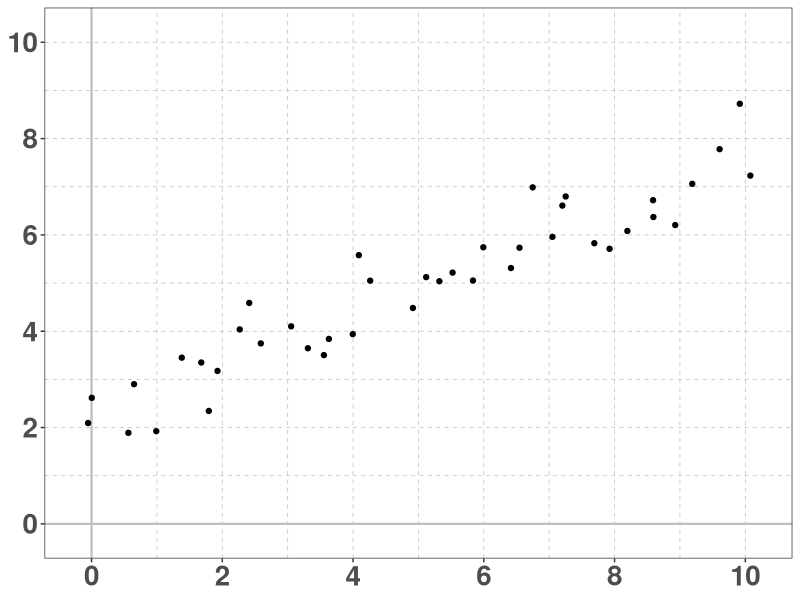
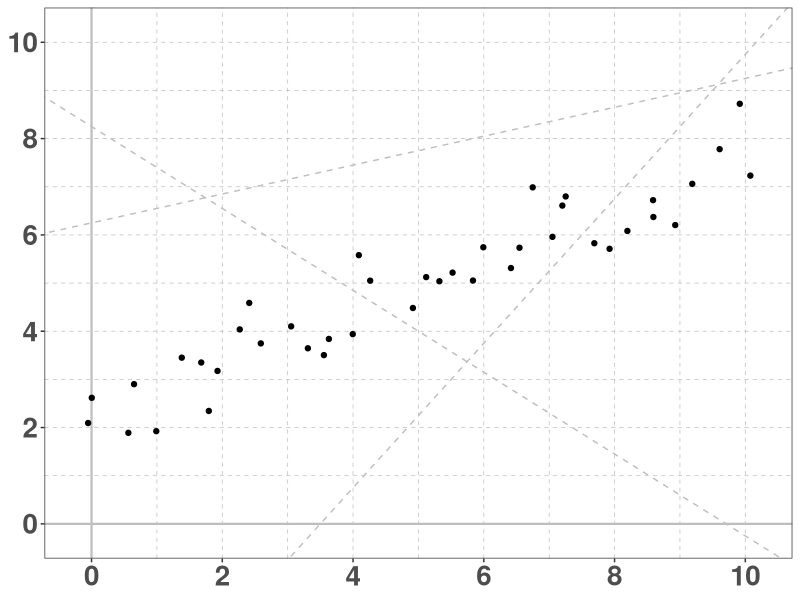
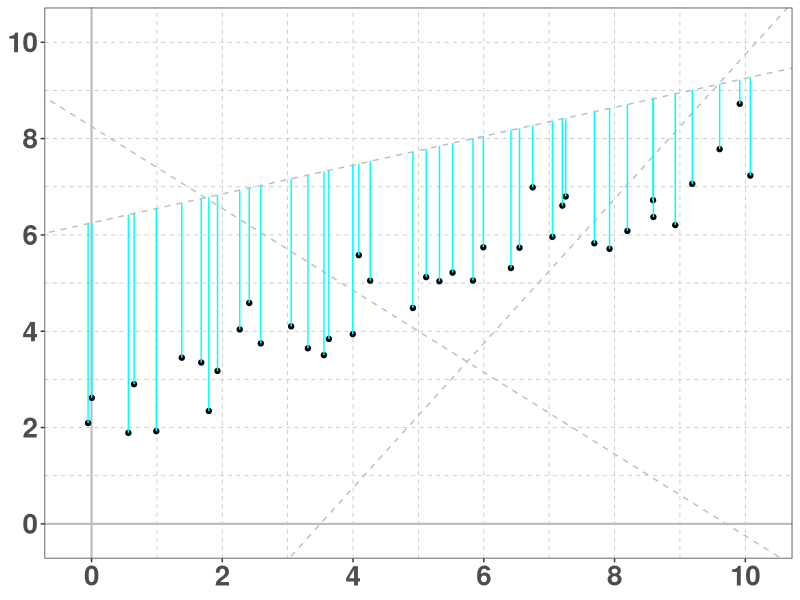
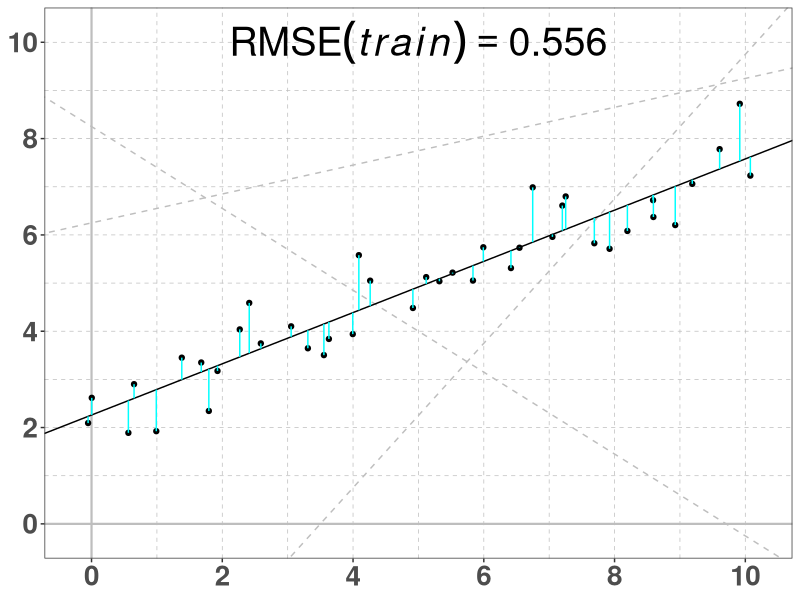
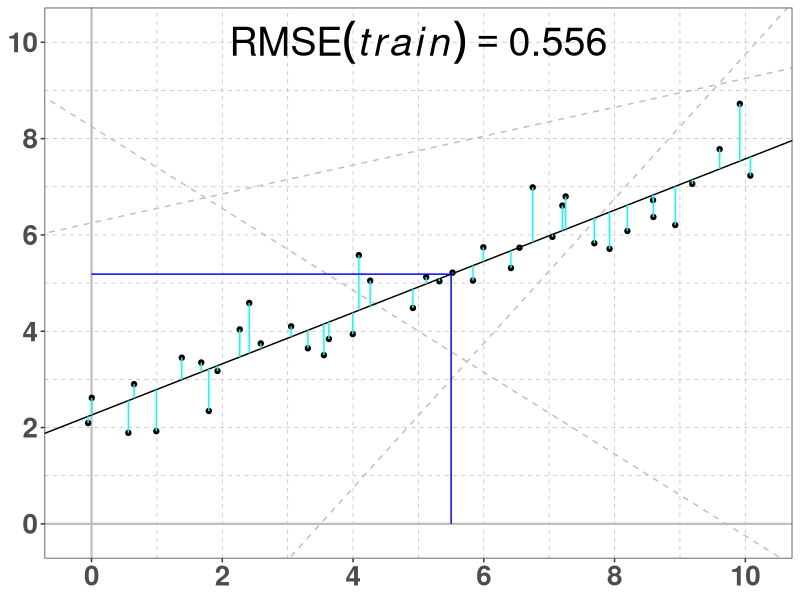
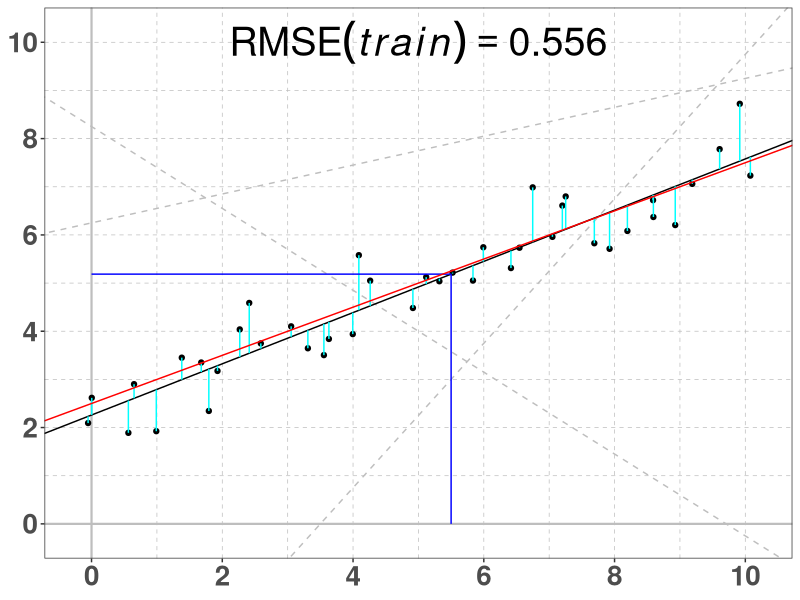
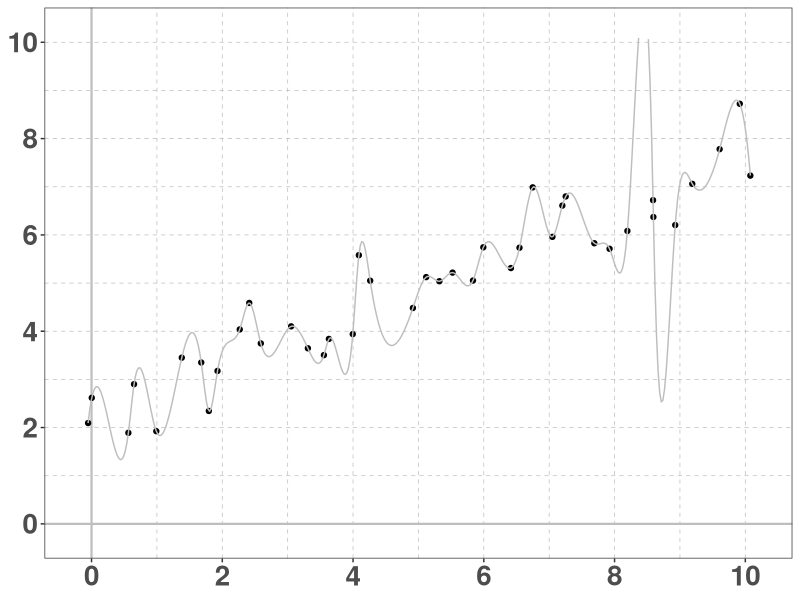
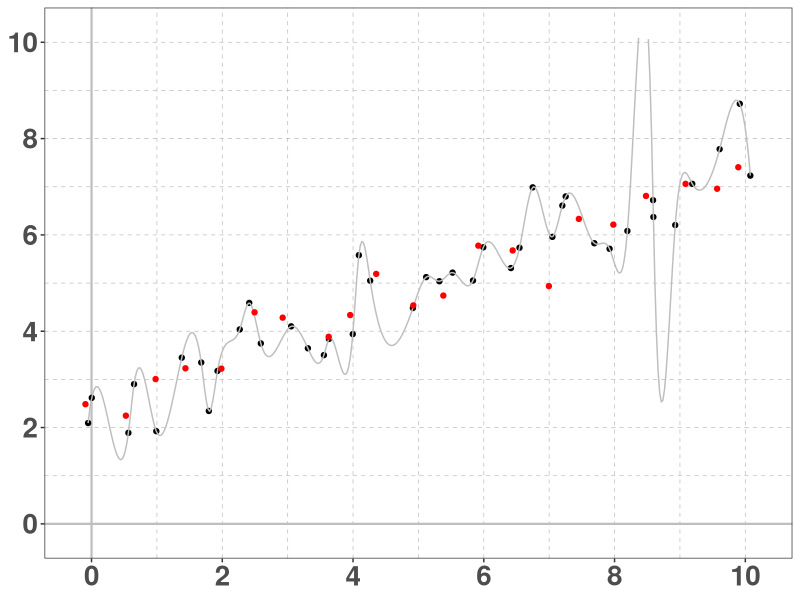

Write the R code that produced these figures, in order. (Note: this script raises an error after producing the figures.)

myRLib <- "/Users/woodenbeauty/Work/gittmp/paradisepilot/statistics/projects/miniCRAN/run_installpackages/output.BACKUP.2017-08-05.01/library/3.4.1/library"
.libPaths(c(myRLib,.libPaths()));

library(ggplot2);
library(glmnet);
set.seed(7654321);
#set.seed(1234567);
#set.seed(12345);

### ~~~~~~~~~~ ###
b0 <- 2.5; b1 <- 0.5;
x <- seq(0,10,0.25);
x <- x + rnorm(length(x),0,0.1);
y <- b0 + b1 * x + rnorm(length(x),0,0.5);

DF.data <- data.frame(
    x     = x,
    y     = y,
    split = sample(x=c('training','validation'),prob=c(0.6,0.4),size=length(x),replace=TRUE)
    );

DF.train <- DF.data[DF.data[,"split"]=="training",];
DF.valid <- DF.data[DF.data[,"split"]=="validation",];

palette.Train.Validation <- c("black","red");
names(palette.Train.Validation) <- c("training","validation");

### ~~~~~~~~~~ ###
textsize.title = 40;
textsize.axis  = 20;

### ~~~~~~~~~~ ###
my.ggplot <- ggplot(data = NULL) + theme_bw();
my.ggplot <- my.ggplot + theme(
    title            = element_text(size = textsize.title, face = "bold"),
    axis.title.x     = element_blank(),
    axis.title.y     = element_blank(),
    axis.text.x      = element_text(size = textsize.axis,  face = "bold"),
    axis.text.y      = element_text(size = textsize.axis,  face = "bold"),
    panel.grid.major = element_line(colour="gray", linetype=2, size=0.25),
    panel.grid.minor = element_line(colour="gray", linetype=2, size=0.25)
    );

my.ggplot <- my.ggplot + geom_hline(yintercept = 0,colour="gray",size=0.75);
my.ggplot <- my.ggplot + geom_vline(xintercept = 0,colour="gray",size=0.75);
my.ggplot <- my.ggplot + scale_x_continuous(limits=c(-0.2,10.2),breaks=seq(0,10,2));
my.ggplot <- my.ggplot + scale_y_continuous(limits=c(-0.2,10.2),breaks=seq(0,10,2));

my.ggplot <- my.ggplot + geom_point(
    data    = DF.data,
    mapping = aes(x = x,y = y)
    );

ggsave(
    file   = 'xy.png',
    plot   = my.ggplot,
    dpi    = 300,
    height = 6,
    width  = 6,
    units  = 'in'
    );

### ~~~~~~~~~~ ###
my.ggplot <- my.ggplot + geom_abline(
    intercept  =  8.25,
    slope      = -0.85,
    colour     = "gray",
    linetype   = 2,
    size       = 0.5
    );

my.ggplot <- my.ggplot + geom_abline(
    intercept  = -5.25,
    slope      =  1.5,
    colour     = "gray",
    linetype   = 2,
    size       = 0.5
    );

my.ggplot <- my.ggplot + geom_abline(
    intercept  = 6.25,
    slope      = 0.30,
    colour     = "gray",
    linetype   = 2,
    size       = 0.5
    );

ggsave(
    file   = 'xy-randomLines.png',
    plot   = my.ggplot,
    dpi    = 300,
    height = 6,
    width  = 6,
    units  = 'in'
    );

### ~~~~~~~~~~ ###
DF.verticalSegments <- data.frame(
    x0 = x,
    y0 = 6.25 + 0.30 * x,
    x1 = x,
    y1 = y
    );

my.ggplot <- my.ggplot + geom_segment(
    mapping    = aes(x=x0,y=y0,xend=x1,yend=y1),
    data       = DF.verticalSegments,
    colour     = "cyan",
    linetype   = 1,
    size       = 0.5
    );

ggsave(
    file   = 'xy-verticalDifferences.png',
    plot   = my.ggplot,
    dpi    = 300,
    height = 6,
    width  = 6,
    units  = 'in'
    );

### ~~~~~~~~~~ ###
my.ggplot <- ggplot(data = NULL) + theme_bw();
my.ggplot <- my.ggplot + theme(
    title            = element_text(size = textsize.title, face = "bold"),
    axis.title.x     = element_blank(),
    axis.title.y     = element_blank(),
    axis.text.x      = element_text(size = textsize.axis,  face = "bold"),
    axis.text.y      = element_text(size = textsize.axis,  face = "bold"),
    panel.grid.major = element_line(colour="gray", linetype=2, size=0.25),
    panel.grid.minor = element_line(colour="gray", linetype=2, size=0.25)
    );

my.ggplot <- my.ggplot + geom_hline(yintercept = 0,colour="gray",size=0.75);
my.ggplot <- my.ggplot + geom_vline(xintercept = 0,colour="gray",size=0.75);
my.ggplot <- my.ggplot + scale_x_continuous(limits=c(-0.2,10.2),breaks=seq(0,10,2));
my.ggplot <- my.ggplot + scale_y_continuous(limits=c(-0.2,10.2),breaks=seq(0,10,2));

my.ggplot <- my.ggplot + geom_point(
    data    = DF.data,
    mapping = aes(x = x,y = y)
    );

my.ggplot <- my.ggplot + geom_abline(
    intercept  =  8.25,
    slope      = -0.85,
    colour     = "gray",
    linetype   = 2,
    size       = 0.5
    );

my.ggplot <- my.ggplot + geom_abline(
    intercept  = -5.25,
    slope      =  1.5,
    colour     = "gray",
    linetype   = 2,
    size       = 0.5
    );

my.ggplot <- my.ggplot + geom_abline(
    intercept  = 6.25,
    slope      = 0.30,
    colour     = "gray",
    linetype   = 2,
    size       = 0.5
    );

results.lm <- lm(formula = y ~ x, data = DF.data);
betaHat <- coefficients(results.lm);

my.ggplot <- my.ggplot + geom_abline(
    intercept  = betaHat["(Intercept)"],
    slope      = betaHat["x"],
    colour     = "black",
    linetype   = 1,
    size       = 0.5
    );

DF.verticalSegments <- data.frame(
    x0 = x,
    y0 = betaHat["(Intercept)"] + betaHat["x"] * x,
    x1 = x,
    y1 = y
    );

my.ggplot <- my.ggplot + geom_segment(
    mapping    = aes(x=x0,y=y0,xend=x1,yend=y1),
    data       = DF.verticalSegments,
    colour     = "cyan",
    linetype   = 1,
    size       = 0.5
    );

myRMSE           <- sqrt(mean((DF.verticalSegments[["y1"]] - DF.verticalSegments[["y0"]])^2));
myRMSE.formatted <- format(myRMSE,digits=3,nsmall=3);
myRMSE.label     <- paste0("RMSE(italic(train)) == ",myRMSE.formatted);
my.ggplot <- my.ggplot + annotate(
    geom  = "text",
    x     =  5.0,
    y     = 10.0,
    label = myRMSE.label,
    parse = TRUE,
    size  = 10
    );

ggsave(
    file   = 'xy-leastSquares.png',
    plot   = my.ggplot,
    dpi    = 300,
    height = 6,
    width  = 6,
    units  = 'in'
    );

### ~~~~~~~~~~ ###
DF.verticalSegments <- data.frame(
    x0 = c(5.5,5.5),
    y0 = (betaHat["(Intercept)"] + betaHat["x"] * 5.5) * c(1,1),
    x1 = c(5.5,0),
    y1 = (betaHat["(Intercept)"] + betaHat["x"] * 5.5) * c(0,1)
    );

my.ggplot <- my.ggplot + geom_segment(
    mapping    = aes(x=x0,y=y0,xend=x1,yend=y1),
    data       = DF.verticalSegments,
    colour     = "blue",
    linetype   = 1,
    size       = 0.5
    );

ggsave(
    file   = 'xy-prediction.png',
    plot   = my.ggplot,
    dpi    = 300,
    height = 6,
    width  = 6,
    units  = 'in'
    );

### ~~~~~~~~~~ ###
my.ggplot <- my.ggplot + geom_abline(
    intercept  = b0,
    slope      = b1,
    colour     = "red",
    linetype   = 1,
    size       = 0.5
    );

ggsave(
    file   = 'xy-trueValues.png',
    plot   = my.ggplot,
    dpi    = 300,
    height = 6,
    width  = 6,
    units  = 'in'
    );

### ~~~~~~~~~~ ###
my.ggplot <- ggplot(data = NULL) + theme_bw();
my.ggplot <- my.ggplot + theme(
    title            = element_text(size = textsize.title, face = "bold"),
    axis.title.x     = element_blank(),
    axis.title.y     = element_blank(),
    axis.text.x      = element_text(size = textsize.axis,  face = "bold"),
    axis.text.y      = element_text(size = textsize.axis,  face = "bold"),
    panel.grid.major = element_line(colour="gray", linetype=2, size=0.25),
    panel.grid.minor = element_line(colour="gray", linetype=2, size=0.25)
    );

my.ggplot <- my.ggplot + geom_hline(yintercept = 0,colour="gray",size=0.75);
my.ggplot <- my.ggplot + geom_vline(xintercept = 0,colour="gray",size=0.75);
my.ggplot <- my.ggplot + scale_x_continuous(limits=c(-0.2,10.2),breaks=seq(0,10,2));
my.ggplot <- my.ggplot + scale_y_continuous(limits=c(-0.2,10.2),breaks=seq(0,10,2));

my.ggplot <- my.ggplot + geom_point(
    data    = DF.data,
    mapping = aes(x = x,y = y)
    );

my.ggplot <- my.ggplot + geom_line(
    data     = data.frame(spline(DF.data,n=nrow(DF.data)*10)),
    mapping  = aes(x = x,y = y),
    #se       = FALSE,
    colour   = "gray",
    linetype = 1,
    size     = 0.5
    );

ggsave(
    file   = 'xy-overfitting.png',
    plot   = my.ggplot,
    dpi    = 300,
    height = 6,
    width  = 6,
    units  = 'in'
    );

### ~~~~~~~~~~ ###
newX <- seq(0,10,0.5);
newX <- newX + rnorm(length(newX),0,0.1);
newY <- b0 + b1 * newX + rnorm(length(newX),0,0.5);

DF.newdata <- data.frame(x = newX,y = newY);
my.ggplot <- my.ggplot + geom_point(
    data    = DF.newdata,
    mapping = aes(x = x,y = y),
    colour  = "red"
    );

ggsave(
    file   = 'xy-newdata.png',
    plot   = my.ggplot,
    dpi    = 300,
    height = 6,
    width  = 6,
    units  = 'in'
    );

### ~~~~~~~~~~ ###
yHat <- spline(DF.data,xout=newX);
DF.verticalSegments <- data.frame(
    x0 = newX,
    y0 = yHat[["y"]],
    x1 = newX,
    y1 = newY
    );

myRMSE <- sqrt(mean((newY - yHat[["y"]])^2));
my.ggplot <- my.ggplot + geom_segment(
    mapping    = aes(x=x0,y=y0,xend=x1,yend=y1),
    data       = DF.verticalSegments,
    colour     = "cyan",
    linetype   = 1,
    size       = 0.5
    );

myRMSE           <- sqrt(mean((newY - yHat[["y"]])^2));
myRMSE.formatted <- format(myRMSE,digits=3,nsmall=3);
myRMSE.label     <- paste0("RMSE(italic(new)) == ",myRMSE.formatted);
my.ggplot <- my.ggplot + annotate(
    geom  = "text",
    x     = 5.0,
    y     = 0.6,
    label = myRMSE.label,
    parse = TRUE,
    size  = 10
    );

ggsave(
    file   = 'xy-newdata-with-errors.png',
    plot   = my.ggplot,
    dpi    = 300,
    height = 6,
    width  = 6,
    units  = 'in'
    );

### ~~~~~~~~~~ ###
my.ggplot <- ggplot(data = NULL) + theme_bw();
my.ggplot <- my.ggplot + theme(
    title             = element_text(size = textsize.title, face = "bold"),
    axis.title.x      = element_blank(),
    axis.title.y      = element_blank(),
    axis.text.x       = element_text(size = textsize.axis,  face = "bold"),
    axis.text.y       = element_text(size = textsize.axis,  face = "bold"),
    panel.grid.major  = element_line(colour="gray", linetype=2, size=0.25),
    panel.grid.minor  = element_line(colour="gray", linetype=2, size=0.25),
    legend.position   = c(0.5,0.12),
    legend.title      = element_blank(),
    legend.direction  = "horizontal",
    legend.key.size   = unit(1,"cm"),
    legend.key        = element_rect(fill=alpha('white',0)),
    legend.text       = element_text(size=30,face = "bold"),
    legend.background = element_rect(fill=alpha('white',0))
    );

my.ggplot <- my.ggplot + geom_hline(yintercept = 0,colour="gray",size=0.75);
my.ggplot <- my.ggplot + geom_vline(xintercept = 0,colour="gray",size=0.75);
my.ggplot <- my.ggplot + scale_x_continuous(limits=c(-0.2,10.2),breaks=seq(0,10,2));
my.ggplot <- my.ggplot + scale_y_continuous(limits=c(-0.2,10.2),breaks=seq(0,10,2));

my.ggplot <- my.ggplot + geom_point(
    data    = DF.data,
    mapping = aes(x = x, y = y, color = split),
    size    = 2
    );
my.ggplot <- my.ggplot + scale_colour_manual(values = palette.Train.Validation);

ggsave(
    file   = 'xy-split-training-validation.png',
    plot   = my.ggplot,
    dpi    = 300,
    height = 6,
    width  = 6,
    units  = 'in'
    );

### ~~~~~~~~~~ ###
results.lm <- lm(formula = y ~ x, data = DF.data[DF.data[,"split"]=="training",]);
betaHat <- coefficients(results.lm);

my.ggplot <- my.ggplot + geom_abline(
    intercept  = betaHat["(Intercept)"],
    slope      = betaHat["x"],
    colour     = "black",
    linetype   = 1,
    size       = 0.5
    );

train.X    <- DF.data[DF.data[,"split"]=="training","x"];
train.Y    <- DF.data[DF.data[,"split"]=="training","y"];
train.YHat <- betaHat["(Intercept)"] + betaHat["x"] * train.X;
RMSE.train           <- sqrt(mean((train.Y - train.YHat)^2));
RMSE.train.formatted <- format(RMSE.train,digits=3,nsmall=3);
RMSE.train.label     <- paste0("RMSE(italic(train)) == ",RMSE.train.formatted);
my.ggplot <- my.ggplot + annotate(
    geom  = "text",
    x     = 0.2,
    y     = 10.0,
    label = RMSE.train.label,
    parse = TRUE,
    size  = 8,
    hjust = 0
    );

valid.X    <- DF.data[DF.data[,"split"]=="validation","x"];
valid.Y    <- DF.data[DF.data[,"split"]=="validation","y"];
valid.YHat <- betaHat["(Intercept)"] + betaHat["x"] * valid.X;
RMSE.valid           <- sqrt(mean((valid.Y - valid.YHat)^2));
RMSE.valid.formatted <- format(RMSE.valid,digits=3,nsmall=3);
RMSE.valid.label     <- paste0("RMSE(italic(valid)) == ",RMSE.valid.formatted);
my.ggplot <- my.ggplot + annotate(
    geom  = "text",
    x     = 0.2,
    y     = 9.0,
    label = RMSE.valid.label,
    parse = TRUE,
    size  = 8,
    hjust = 0
    );

ggsave(
    file   = 'xy-fit-training.png',
    plot   = my.ggplot,
    dpi    = 300,
    height = 6,
    width  = 6,
    units  = 'in'
    );

### ~~~~~~~~~~ ###
my.ggplot <- ggplot(data = NULL) + theme_bw();
my.ggplot <- my.ggplot + theme(
    title             = element_text(size = textsize.title, face = "bold"),
    axis.title.x      = element_blank(),
    axis.title.y      = element_blank(),
    axis.text.x       = element_text(size = textsize.axis,  face = "bold"),
    axis.text.y       = element_text(size = textsize.axis,  face = "bold"),
    panel.grid.major  = element_line(colour="gray", linetype=2, size=0.25),
    panel.grid.minor  = element_line(colour="gray", linetype=2, size=0.25),
    legend.position   = c(0.5,0.12),
    legend.title      = element_blank(),
    legend.direction  = "horizontal",
    legend.key.size   = unit(1,"cm"),
    legend.key        = element_rect(fill=alpha('white',0)),
    legend.text       = element_text(size=30,face = "bold"),
    legend.background = element_rect(fill=alpha('white',0))
    );

my.ggplot <- my.ggplot + geom_hline(yintercept = 0,colour="gray",size=0.75);
my.ggplot <- my.ggplot + geom_vline(xintercept = 0,colour="gray",size=0.75);
my.ggplot <- my.ggplot + scale_x_continuous(limits=c(-0.2,10.2),breaks=seq(0,10,2));
my.ggplot <- my.ggplot + scale_y_continuous(limits=c(-0.2,10.2),breaks=seq(0,10,2));

my.ggplot <- my.ggplot + geom_point(
    data    = DF.data,
    mapping = aes(x = x, y = y, color = split),
    size    = 2
    );
my.ggplot <- my.ggplot + scale_colour_manual(values = palette.Train.Validation);

my.ggplot <- my.ggplot + geom_line(
    data     = data.frame(spline(DF.train,n=nrow(DF.train)*10)),
    mapping  = aes(x = x,y = y),
    #se       = FALSE,
    colour   = "black",
    linetype = 1,
    size     = 0.5
    );

yHat <- spline(DF.train,xout=DF.valid[,"x"]);
DF.verticalSegments <- data.frame(
    x0 = DF.valid[,"x"],
    y0 = yHat[["y"]],
    x1 = DF.valid[,"x"],
    y1 = DF.valid[,"y"]
    );

my.ggplot <- my.ggplot + geom_segment(
    mapping    = aes(x=x0,y=y0,xend=x1,yend=y1),
    data       = DF.verticalSegments,
    colour     = "cyan",
    linetype   = 1,
    size       = 0.5
    );

my.ggplot <- my.ggplot + annotate(
    geom  = "text",
    x     =  0.2,
    y     = 10.0,
    label = paste0("RMSE(italic(train)) == 0"),
    parse = TRUE,
    size  = 8,
    hjust = 0
    );

myRMSE <- sqrt(mean((DF.valid[,"y"] - yHat[["y"]])^2));
myRMSE.formatted <- format(myRMSE,digits=3,nsmall=3);
myRMSE.label     <- paste0("RMSE(italic(valid)) == ",myRMSE.formatted);
my.ggplot <- my.ggplot + annotate(
    geom  = "text",
    x     = 0.2,
    y     = 9.0,
    label = myRMSE.label,
    parse = TRUE,
    size  = 8,
    hjust = 0
    );

ggsave(
    file   = 'xy-poly-training.png',
    plot   = my.ggplot,
    dpi    = 300,
    height = 6,
    width  = 6,
    units  = 'in'
    );

### ~~~~~~~~~~ ###
myScaler <- function(x) {

    return(
        scale(as.matrix(data.frame(
            x1  = x,
            x2  = x^2,
            x3  = x^3,
            x4  = x^4,
            x5  = x^5,
            x6  = x^6,
            x7  = x^7,
            x8  = x^8,
            x9  = x^9,
            x10 = x^10,
            x11 = x^11,
            x12 = x^12,
            x13 = x^13,
            x14 = x^14,
            x15 = x^15,
            x16 = x^16,
            x17 = x^17,
            x18 = x^18,
            x19 = x^19,
            x20 = x^20,
            x21 = x^21,
            x22 = x^22,
            x23 = x^23,
            x24 = x^24,
            x25 = x^25
        )))
        );
    }

myPlot.LASSO <- function(DF.train, DF.valid, lambda, FILE.output) {

    my.ggplot <- ggplot(data = NULL) + theme_bw();
    my.ggplot <- my.ggplot + theme(
        title             = element_text(size = textsize.title, face = "bold"),
        axis.title.x      = element_blank(),
        axis.title.y      = element_blank(),
        axis.text.x       = element_text(size = textsize.axis,  face = "bold"),
        axis.text.y       = element_text(size = textsize.axis,  face = "bold"),
        panel.grid.major  = element_line(colour="gray", linetype=2, size=0.25),
        panel.grid.minor  = element_line(colour="gray", linetype=2, size=0.25),
        legend.position   = c(0.5,0.12),
        legend.title      = element_blank(),
        legend.direction  = "horizontal",
        legend.key.size   = unit(1,"cm"),
        legend.key        = element_rect(fill=alpha('white',0)),
        legend.text       = element_text(size=30,face = "bold"),
        legend.background = element_rect(fill=alpha('white',0))
        );
    
    my.ggplot <- my.ggplot + geom_hline(yintercept = 0,colour="gray",size=0.75);
    my.ggplot <- my.ggplot + geom_vline(xintercept = 0,colour="gray",size=0.75);
    my.ggplot <- my.ggplot + scale_x_continuous(limits=c(-0.2,10.2),breaks=seq(0,10,2));
    my.ggplot <- my.ggplot + scale_y_continuous(limits=c(-0.2,10.2),breaks=seq(0,10,2));
    
    my.ggplot <- my.ggplot + geom_point(
        data    = DF.data,
        mapping = aes(x = x, y = y, color = split),
        size    = 2
        );
    my.ggplot <- my.ggplot + scale_colour_manual(values = palette.Train.Validation);
    
    Xmatrix <- myScaler(x=DF.train[,"x"]);
    fit.glmnet <- glmnet(
        x           = Xmatrix,
        y           = DF.train[,"y"],
        intercept   = TRUE,
        family      = "gaussian",
        standardize = FALSE,
        alpha       = 0, # Ridge Regression
        # alpha     = 1, # LASSO
        lambda      = lambda
        );
    coef.glmnet = coef(
        object = fit.glmnet,
        exact  = TRUE,
        x      = Xmatrix,
        y      = DF.train[,"y"]
        );
    print("coef.glmnet");
    print( coef.glmnet );
    
    DF.train <- cbind(
        DF.train[,setdiff(colnames(DF.train),"prediction")],
        prediction = predict(
            object = fit.glmnet,
            newx   = Xmatrix,
            type   = "response",
            s      = lambda
            )
        );
    colnames(DF.train) <- gsub(
        x           = colnames(DF.train),
        pattern     = "1",
        replacement = "prediction"
        );
    print("DF.train (LASSO):");
    print( DF.train );
    
    DF.spline <- data.frame(spline(DF.train[,c("x","prediction")],n=nrow(DF.train)*10));
    print("str(DF.spline)");
    print( str(DF.spline) );
    
    my.ggplot <- my.ggplot + geom_line(
        data     = DF.spline,
        mapping  = aes(x = x, y = y),
        colour   = "black",
        linetype = 1,
        size     = 0.5
        );
    
    yHat <- spline(DF.train[,c("x","prediction")],xout=DF.valid[,"x"]);
    DF.verticalSegments <- data.frame(
        x0 = DF.valid[,"x"],
        y0 = yHat[["y"]],
        x1 = DF.valid[,"x"],
        y1 = DF.valid[,"y"]
        );
    
    my.ggplot <- my.ggplot + geom_segment(
        mapping    = aes(x=x0,y=y0,xend=x1,yend=y1),
        data       = DF.verticalSegments,
        colour     = "cyan",
        linetype   = 1,
        size       = 0.5
        );
    
    RMSE.train <- sqrt(mean((DF.train[,"y"] - DF.train[,"prediction"])^2));
    RMSE.valid <- sqrt(mean((DF.valid[,"y"] - yHat[["y"]])^2));
    
    RMSE.train.formatted <- format(RMSE.train,digits=3,nsmall=3);
    RMSE.valid.formatted <- format(RMSE.valid,digits=3,nsmall=3);
    RMSE.train.label <- paste0("RMSE(italic(train)) == ",RMSE.train.formatted);
    RMSE.valid.label <- paste0("RMSE(italic(valid)) == ",RMSE.valid.formatted);
    
    my.ggplot <- my.ggplot + annotate(
        geom  = "text",
        x     = 0.5,
        y     = 9.0,
        label = RMSE.train.label,
        parse = TRUE,
        size  = 8,
        hjust = 0
        );
    
    my.ggplot <- my.ggplot + annotate(
        geom  = "text",
        x     = 0.5,
        y     = 8.0,
        label = RMSE.valid.label,
        parse = TRUE,
        size  = 8,
        hjust = 0
        );
    
    my.ggplot <- my.ggplot + annotate(
        geom  = "text",
        x     = 0.5,
        y     = 10,
        label = paste0("lambda == ",lambda),
        parse = TRUE,
        size  = 8,
        hjust = 0
        );
    
    ggsave(
        file   = FILE.output,
        plot   = my.ggplot,
        dpi    = 300,
        height = 6,
        width  = 6,
        units  = 'in'
        );
    
    }

### ~~~~~~~~~~ ###
myPlot.LASSO(
    DF.train    = DF.train,
    DF.valid    = DF.valid,
    lambda      = 0,
    FILE.output = 'xy-LASSO-fit-lambda-0.png'
    );

myPlot.LASSO(
    DF.train    = DF.train,
    DF.valid    = DF.valid,
    lambda      = 0.00001,
    FILE.output = 'xy-LASSO-fit-lambda-0pt00001.png'
    );

myPlot.LASSO(
    DF.train    = DF.train,
    DF.valid    = DF.valid,
    lambda      = 0.001,
    FILE.output = 'xy-LASSO-fit-lambda-0pt001.png'
    );

myPlot.LASSO(
    DF.train    = DF.train,
    DF.valid    = DF.valid,
    lambda      = 0.01,
    FILE.output = 'xy-LASSO-fit-lambda-0pt01.png'
    );

myPlot.LASSO(
    DF.train    = DF.train,
    DF.valid    = DF.valid,
    lambda      = 0.1,
    FILE.output = 'xy-LASSO-fit-lambda-0pt1.png'
    );

myPlot.LASSO(
    DF.train    = DF.train,
    DF.valid    = DF.valid,
    lambda      = 1,
    FILE.output = 'xy-LASSO-fit-lambda-1.png'
    );

myPlot.LASSO(
    lambda      = 10,
    DF.train    = DF.train,
    DF.valid    = DF.valid,
    FILE.output = 'xy-LASSO-fit-lambda-10.png'
    );

myPlot.LASSO(
    lambda      = 100,
    DF.train    = DF.train,
    DF.valid    = DF.valid,
    FILE.output = 'xy-LASSO-fit-lambda-100.png'
    );

myPlot.LASSO(
    lambda      = 200,
    DF.train    = DF.train,
    DF.valid    = DF.valid,
    FILE.output = 'xy-LASSO-fit-lambda-200.png'
    );

myPlot.LASSO(
    lambda      = 300,
    DF.train    = DF.train,
    DF.valid    = DF.valid,
    FILE.output = 'xy-LASSO-fit-lambda-300.png'
    );

myPlot.LASSO(
    lambda      = 400,
    DF.train    = DF.train,
    DF.valid    = DF.valid,
    FILE.output = 'xy-LASSO-fit-lambda-400.png'
    );

myPlot.LASSO(
    lambda      = 450,
    DF.train    = DF.train,
    DF.valid    = DF.valid,
    FILE.output = 'xy-LASSO-fit-lambda-450.png'
    );

myPlot.LASSO(
    lambda      = 500,
    DF.train    = DF.train,
    DF.valid    = DF.valid,
    FILE.output = 'xy-LASSO-fit-lambda-500.png'
    );

myPlot.LASSO(
    lambda      = 550,
    DF.train    = DF.train,
    DF.valid    = DF.valid,
    FILE.output = 'xy-LASSO-fit-lambda-550.png'
    );

myPlot.LASSO(
    lambda      = 600,
    DF.train    = DF.train,
    DF.valid    = DF.valid,
    FILE.output = 'xy-LASSO-fit-lambda-600.png'
    );

myPlot.LASSO(
    lambda      = 650,
    DF.train    = DF.train,
    DF.valid    = DF.valid,
    FILE.output = 'xy-LASSO-fit-lambda-650.png'
    );

myPlot.LASSO(
    lambda      = 700,
    DF.train    = DF.train,
    DF.valid    = DF.valid,
    FILE.output = 'xy-LASSO-fit-lambda-700.png'
    );

myPlot.LASSO(
    lambda      = 750,
    DF.train    = DF.train,
    DF.valid    = DF.valid,
    FILE.output = 'xy-LASSO-fit-lambda-750.png'
    );

myPlot.LASSO(
    lambda      = 850,
    DF.train    = DF.train,
    DF.valid    = DF.valid,
    FILE.output = 'xy-LASSO-fit-lambda-850.png'
    );

myPlot.LASSO(
    lambda      = 1200,
    DF.train    = DF.train,
    DF.valid    = DF.valid,
    FILE.output = 'xy-LASSO-fit-lambda-1200.png'
    );

myPlot.LASSO(
    lambda      = 1500,
    DF.train    = DF.train,
    DF.valid    = DF.valid,
    FILE.output = 'xy-LASSO-fit-lambda-1500.png'
    );

myPlot.LASSO(
    lambda      = 3000,
    DF.train    = DF.train,
    DF.valid    = DF.valid,
    FILE.output = 'xy-LASSO-fit-lambda-3000.png'
    );

### ~~~~~~~~~~ ###
x <- seq(0,10,0.15);
x <- x + rnorm(length(x),0,0.05);
y <- -(8/25)*(x-5)^2 + 8 + rnorm(length(x),0,0.75);

DF.data <- data.frame(
    x     = x,
    y     = y,
    split = sample(x=c('training','validation'),prob=c(0.6,0.4),size=length(x),replace=TRUE)
    );

my.ggplot <- ggplot(data = NULL) + theme_bw();
my.ggplot <- my.ggplot + theme(
    title            = element_text(size = textsize.title, face = "bold"),
    axis.title.x     = element_blank(),
    axis.title.y     = element_blank(),
    axis.text.x      = element_text(size = textsize.axis,  face = "bold"),
    axis.text.y      = element_text(size = textsize.axis,  face = "bold"),
    panel.grid.major = element_line(colour="gray", linetype=2, size=0.25),
    panel.grid.minor = element_line(colour="gray", linetype=2, size=0.25)
    );

my.ggplot <- my.ggplot + geom_hline(yintercept = 0,colour="gray",size=0.75);
my.ggplot <- my.ggplot + geom_vline(xintercept = 0,colour="gray",size=0.75);
my.ggplot <- my.ggplot + scale_x_continuous(limits=c(-0.2,10.2),breaks=seq(0,10,2));
my.ggplot <- my.ggplot + scale_y_continuous(limits=c(-0.2,10.2),breaks=seq(0,10,2));

my.ggplot <- my.ggplot + geom_point(
    data    = DF.data,
    mapping = aes(x = x,y = y),
    size    = 2
    );

ggsave(
    file   = 'xy-quadratic.png',
    plot   = my.ggplot,
    dpi    = 300,
    height = 6,
    width  = 6,
    units  = 'in'
    );

### ~~~~~~~~~~ ###
my.ggplot <- my.ggplot + geom_abline(
    intercept  =  8.25,
    slope      = -0.85,
    colour     = "gray",
    linetype   = 2,
    size       = 0.5
    );

my.ggplot <- my.ggplot + geom_abline(
    intercept  = -5.25,
    slope      =  1.5,
    colour     = "gray",
    linetype   = 2,
    size       = 0.5
    );

my.ggplot <- my.ggplot + geom_abline(
    intercept  = 6.25,
    slope      = 0.30,
    colour     = "gray",
    linetype   = 2,
    size       = 0.5
    );

ggsave(
    file   = 'qxy-straight-lines.png',
    plot   = my.ggplot,
    dpi    = 300,
    height = 6,
    width  = 6,
    units  = 'in'
    );

### ~~~~~~~~~~ ###
my.ggplot <- my.ggplot + stat_smooth(
    data    = DF.data,
    mapping = aes(x = x, y = y),
    method  = "lm",
    formula = y ~ x + I(x^2),
    size    = 1,
    colour  = "blue",
    se      = FALSE
    );

ggsave(
    file   = 'qxy-quadratic-fit.png',
    plot   = my.ggplot,
    dpi    = 300,
    height = 6,
    width  = 6,
    units  = 'in'
    );

### ~~~~~~~~~~ ###
q();
